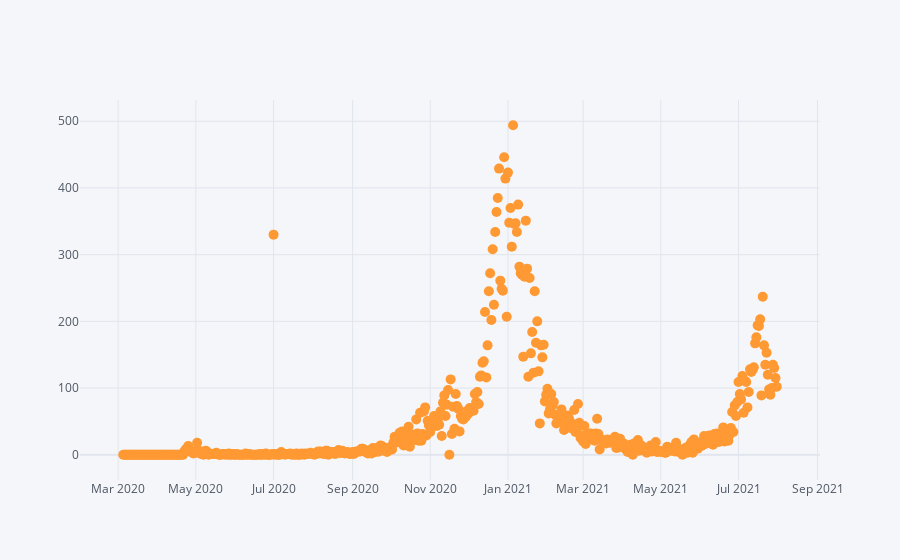

The code cell stored with this chart in its notebook:
### Code cell
# first attempt with plotly
df.iplot(kind='scatter',x='date', y='newCasesByPublishDate', mode='markers',size=10)

### Figure 1 — Plotly figure (JSON) as saved in the notebook; plotly's stock layout.template omitted (floating-point values rounded to 4 significant figures; data arrays with more than 128 entries replaced by an {"elided": "..."} marker saying what was removed)
{"data": [{"line": {"color": "rgba(255, 153, 51, 1.0)", "dash": "solid", "shape": "linear", "width": 1.3}, "marker": {"size": 10, "symbol": "circle"}, "mode": "markers", "name": "newCasesByPublishDate", "text": "", "type": "scatter", "x": {"elided": "514 str values"}, "y": {"elided": "514 int values"}}], "layout": {"legend": {"bgcolor": "#F5F6F9", "font": {"color": "#4D5663"}}, "paper_bgcolor": "#F5F6F9", "plot_bgcolor": "#F5F6F9", "title": {"font": {"color": "#4D5663"}}, "xaxis": {"gridcolor": "#E1E5ED", "showgrid": true, "tickfont": {"color": "#4D5663"}, "title": {"font": {"color": "#4D5663"}, "text": ""}, "zerolinecolor": "#E1E5ED"}, "yaxis": {"gridcolor": "#E1E5ED", "showgrid": true, "tickfont": {"color": "#4D5663"}, "title": {"font": {"color": "#4D5663"}, "text": ""}, "zerolinecolor": "#E1E5ED"}}}
